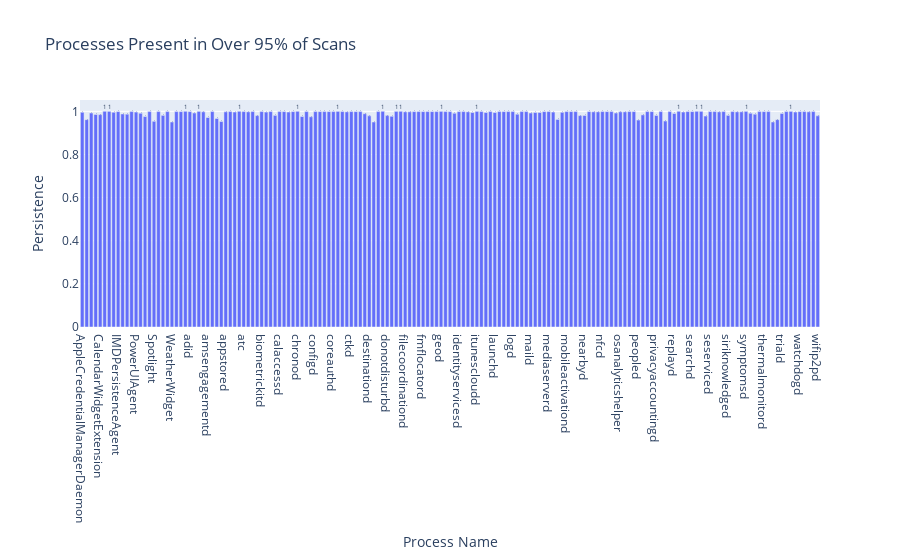

The notebook cell this image was saved under:
### Markdown cell above
**Process Persistence:**

We analyzed which processes appear in a high percentage of scans, as persistent processes could be either essential system processes or potentially malicious software.

### Code cell
# Process persistence
process_persistence = df.groupby('procName')['scan'].nunique() / df['scan'].nunique()

persistent_processes = process_persistence[process_persistence > 0.95]
print("\nProcesses present in over 95% of scans:")
print(persistent_processes.head(10))

# Convert to DataFrame for Plotly Express
persistent_processes_df = persistent_processes.reset_index()
persistent_processes_df.columns = ['ProcessName', 'Persistence']

# Create the bar chart using Plotly Express
fig = px.bar(persistent_processes_df, x='ProcessName', y='Persistence',
             title='Processes Present in Over 95% of Scans',
             labels={'ProcessName': 'Process Name', 'Persistence': 'Persistence'},
             text='Persistence')

# Display the bar chart
fig.show()

fig.write_html("persistent_processes.html")

### Figure 1 — Plotly figure (JSON) as saved in the notebook; plotly's stock layout.template omitted (floating-point values rounded to 4 significant figures; data arrays with more than 128 entries replaced by an {"elided": "..."} marker saying what was removed)
{"data": [{"alignmentgroup": "True", "hovertemplate": "Process Name=%{x}<br>Persistence=%{text}<extra></extra>", "legendgroup": "", "marker": {"color": "#636efa", "pattern": {"shape": ""}}, "name": "", "offsetgroup": "", "orientation": "v", "showlegend": false, "text": {"elided": "165 float values"}, "textposition": "auto", "type": "bar", "x": {"elided": "165 str values"}, "xaxis": "x", "y": {"elided": "165 float values"}, "yaxis": "y"}], "layout": {"barmode": "relative", "legend": {"tracegroupgap": 0}, "title": {"text": "Processes Present in Over 95% of Scans"}, "xaxis": {"anchor": "y", "domain": [0, 1], "title": {"text": "Process Name"}}, "yaxis": {"anchor": "x", "domain": [0, 1], "title": {"text": "Persistence"}}}}
